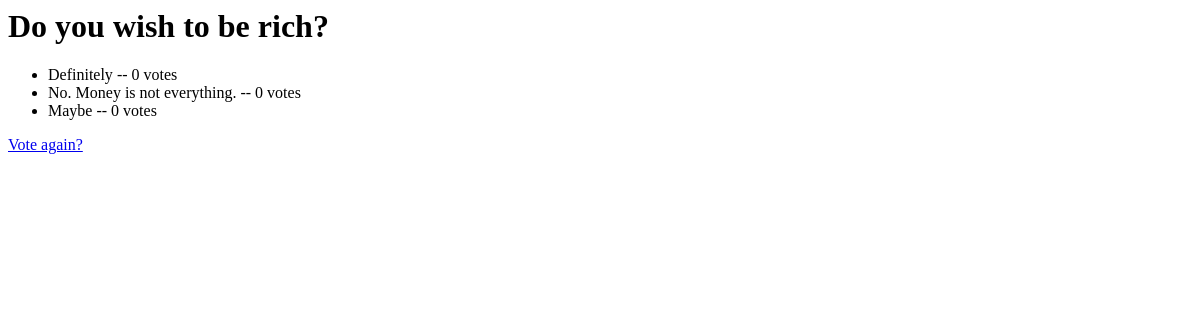
The app's page /polls/3/results/, older data.
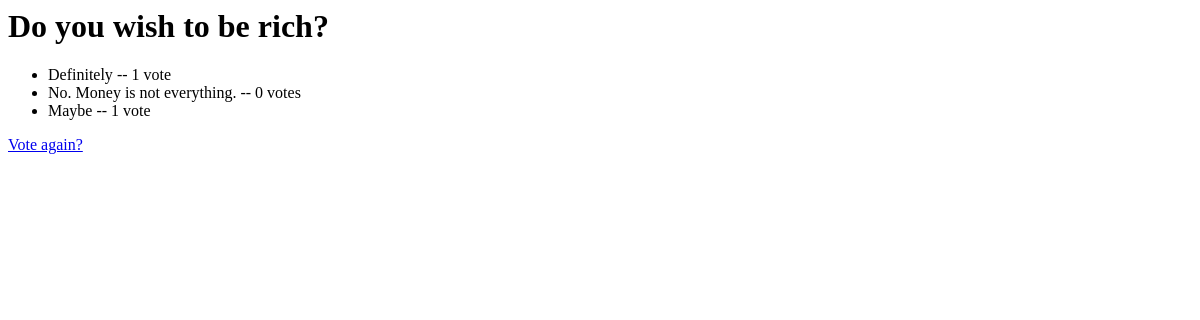
The same page, newer data.
### polls/models.py (models this page shows, shortened)
class Question(models.Model):
	question_text=models.CharField(max_length=200)
	pub_date=models.DateTimeField('Date published')

class Choice(models.Model):
	question=models.ForeignKey(Question)
	choice_text=models.CharField(max_length=200)
	votes=models.IntegerField(default=0)

### polls/views.py (the view)
# urls.py: url(r'^(?P<pk>[0-9]+)/results/$', views.ResultsView.as_view(), name='results'),
class ResultsView(generic.DetailView):
    model = Question
    template_name = 'polls/results.html'

### polls/templates/polls/results.html
<h1>{{ question.question_text }}</h1>
<ul>
{% for choice in question.choice_set.all %}
    <li>{{ choice.choice_text }} -- {{ choice.votes }} vote{{ choice.votes|pluralize }}</li>
{% endfor %}
</ul>
<a href="{% url 'polls:detail' question.id %}">Vote again?</a>

Row changes from the older to the newer data that the page shows:
changed Choice "Definitely": votes "0" → "1"
changed Choice "Maybe": votes "0" → "1"
